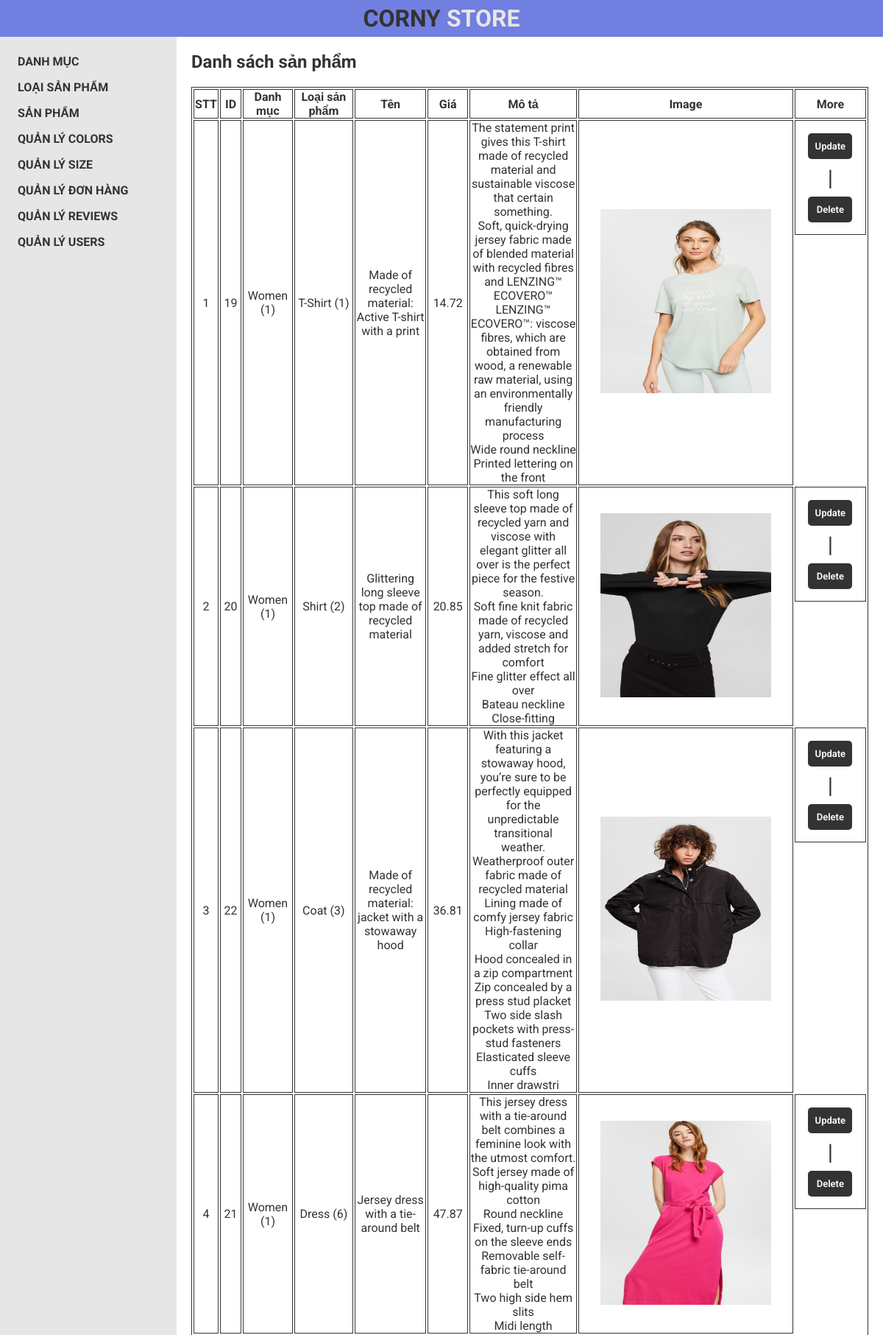
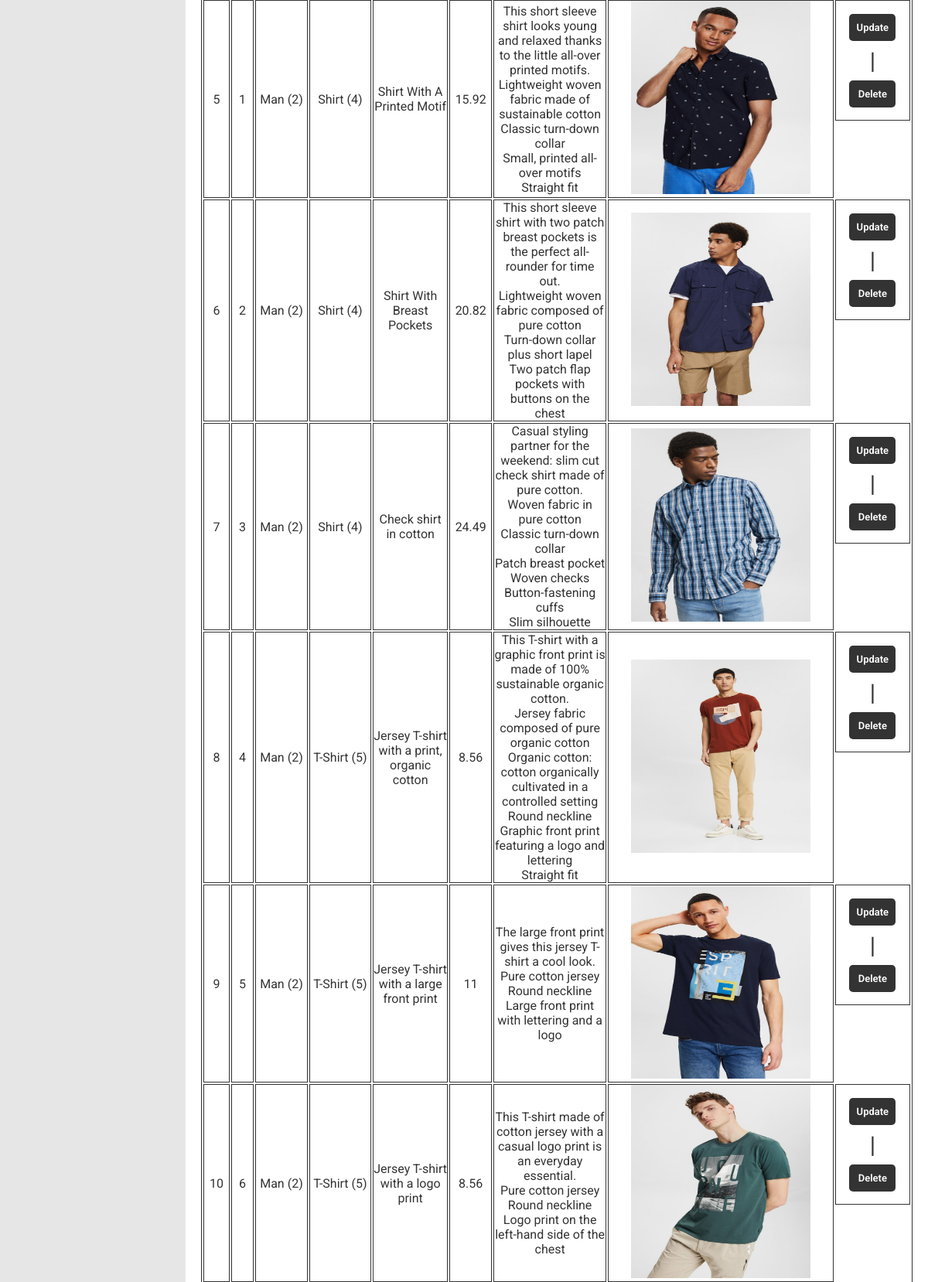
Page /admin/product/product_show.php (signed in, upper part) on the committed database (2 pictures, top to bottom).
### tables this page shows
CREATE TABLE `product` (
  `product_id` int(11) NOT NULL,
  `category_id` int(11) NOT NULL,
  `product_type_id` int(11) NOT NULL,
  `product_name` varchar(255) NOT NULL,
  `product_price` varchar(255) NOT NULL,
  `product_desc` varchar(500) NOT NULL,
  `product_img` varchar(1000) NOT NULL,
  `date_insert` datetime NOT NULL DEFAULT current_timestamp(),
  `date_update` datetime NOT NULL DEFAULT current_timestamp() ON UPDATE current_timestamp()
);

CREATE TABLE `category` (
  `category_id` int(11) NOT NULL,
  `category_name` varchar(50) NOT NULL
);

CREATE TABLE `product_type` (
  `product_type_id` int(11) NOT NULL,
  `category_id` int(11) NOT NULL,
  `product_type_name` varchar(255) NOT NULL
);

### admin/class/product_class.php (called while the page is built, shortened)
<?php
class Product {
    public $connect;
    public function __construct($host, $user, $pw, $db_name) {
        $this->connect = new mysqli($host, $user, $pw, $db_name);
    }
    public function show_product() {
        $query = "SELECT a.*, b.product_type_name, c.category_name
        FROM product a
        INNER JOIN product_type b on a.product_type_id = b.product_type_id
        INNER JOIN category c on b.category_id = c.category_id
        ORDER BY a.category_id, a.product_type_id";
        $result = mysqli_query($this->connect, $query);
        return $result;
    }
}
?>

### admin/product/product_show.php (the view, shortened to what this page needs)
<?php
    include "../layouts/header.php";
    include "../class/product_class.php";
?>
<?php
    $product = new Product(DB_HOST, DB_USER, DB_PASS, DB_NAME);
    $show_product = $product->show_product();
?>
    <div class="right_contents">
        <div class="right_contents-item right_contents-category_add">
            <h1>Danh sách sản phẩm</h1>
            <table style="overflow-x: scroll">
                <tr>
                    <th width="3% ">STT</th>
                    <th width="3% ">ID</th>
                    <th width="5%">Danh mục</th>
                    <th width="5%">Loại sản phẩm</th>
                    <th width="10%">Tên</th>
                    <th width="5%">Giá</th>
                    <th width="15%">Mô tả</th>
                    <th width="30%">Image</th>
                    <th width="10%">More</th>
                </tr>
                <?php
                if(mysqli_num_rows($show_product) > 0) {
                    $stt=0;
                    while($row = mysqli_fetch_assoc($show_product)) {
                        $stt++;
                ?>
                <tr>
                    <td><?php echo $stt ?></td>
                    <td><?php echo $row['product_id'] ?></td>
                    <td><?php echo $row['category_name'].' ('.$row['category_id'].') ' ?></td>
                    <td><?php echo $row['product_type_name'].' ('.$row['product_type_id'].') ' ?></td>
                    <td><?php echo $row['product_name'] ?></td>
                    <td><?php echo $row['product_price'] ?></td>
                    <td><?php echo $row['product_desc'] ?></td>
                    <td>
                        <img src="<?php echo "../uploads/".$row['product_img']?>"
                        width="80%" style="height:250px;" alt="">
                    </td>
                    <td class="interact" style="min-height: 156px">
                        <a class="btn update"
                        href="product_update.php?
                        product_id=<?php echo $row['product_id']?>&
                        category_id=<?php echo $row['category_id']?>&
                        product_type_id=<?php echo $row['product_type_id']?>">
                            Update
                        </a> |
                        <a class="btn delete"
                        href="product_delete.php?
                        product_id=<?php echo $row['product_id']?>">
                            Delete
                        </a>
                    </td>
                </tr>
                <?php }}?>
            </table>
        </div>
    </div>
<?php
    include "../layouts/footer.php";
?>

### assets/css/layouts_css/style.css (style rules this page uses)
* { margin: 0; padding: 0; box-sizing: border-box; font-family: 'Roboto', sans-serif; color: var(--dark); transition: all .2s linear; scroll-behavior: smooth; }
:root { --dark-bg: rgb(34, 34, 34); --dark: #333333; --light-bg: #fff; --light-bg_features: #f3f3f3; --light-border_features: #d9d9d9; --light-search-bg: rgba(255,255,255,0.9); --light-price: #666; --light-text: #888888; --light-btn: #e6e6e6; --light-text-footer: #b2b2b2; --blue: rgb(113, 127, 224); --blue-blur: rgba(113, 127, 224, 0.8); --blue-heart: rgb(103,116,213); --blue-text-footer: #007bff; --blue-hover: #0056b3; --shadow: rgb(0 0 0 / 20%); --overlay-bg: rgba(0,0,0,0.6); --green_success: #408140; --red_alert: rgb(244,67,54); }
body { position: relative; }
ul { list-style: none; }
a { text-decoration: none; }
.btn { display: flex; justify-content: center; align-items: center; width: fit-content; min-width: 180px; height: 46px; background-color: var(--blue); color: var(--light-bg); border-radius: 23px; font-size: 15px; font-weight: 600; cursor: pointer; }

### admin/css/style.css (style rules this page uses)
body { height: 100vh; }
ul { list-style: none; }
a { text-decoration: none; color: var(--dark); }
.right_contents { width: calc(100% - 20%); }
.right_contents { height: calc(100vh - 50px); padding: 20px; overflow-y: scroll; }
.right_contents h1 { display: block; padding-bottom: 20px; }
.right_contents-item .btn { margin: 8px 0; font-size: 18px; background-color: var(--dark); min-width: 120px; height: 35px; border-radius: 5px; }
.right_contents table { width: 100%; border: 1px solid var(--dark); }
.right_contents table tr th { border: 1px solid var(--dark); }
.right_contents table tr td { text-align: center; border: 1px solid var(--dark); }
.interact { display: flex; justify-content: center; align-items: center; font-size: 30px; }
.interact .btn { min-width: 60px; height: 35px; font-size: 13px; }

### admin/product/product_show.php (style rules this page uses)
td { object-fit: fit-content; max-width: 200px; word-wrap: break-word; }
.interact { flex-direction: column; }

### rows in the picture
product: product_id "19", category.category_name "Women", category "1", product_type.product_type_name "T-Shirt", product_type "1", product_name "Made of recycled material: Active T-shirt with a print", product_price "14.72", product_desc "The statement print gives this T-shirt made of recycled material and sustainable viscose that certain something. Soft, quick-drying jersey fabric made of blended material with recycled fibres and LENZING™ ECOVERO™ LENZING™ ECOVERO™: viscose fibres, which are obtained from wood, a renewable raw material, using an environmentally friendly manufacturing process Wide round neckline Printed lettering on the front", product_img (picture)
product: product_id "20", category.category_name "Women", category "1", product_type.product_type_name "Shirt", product_type "2", product_name "Glittering long sleeve top made of recycled material", product_price "20.85", product_desc "This soft long sleeve top made of recycled yarn and viscose with elegant glitter all over is the perfect piece for the festive season. Soft fine knit fabric made of recycled yarn, viscose and added stretch for comfort Fine glitter effect all over Bateau neckline Close-fitting", product_img (picture)
product: product_id "22", category.category_name "Women", category "1", product_type.product_type_name "Coat", product_type "3", product_name "Made of recycled material: jacket with a stowaway hood", product_price "36.81", product_desc "With this jacket featuring a stowaway hood, you’re sure to be perfectly equipped for the unpredictable transitional weather. Weatherproof outer fabric made of recycled material Lining made of comfy jersey fabric High-fastening collar Hood concealed in a zip compartment Zip concealed by a press stud placket Two side slash pockets with press-stud fasteners Elasticated sleeve cuffs Inner drawstri", product_img (picture)
product: product_id "21", category.category_name "Women", category "1", product_type.product_type_name "Dress", product_type "6", product_name "Jersey dress with a tie-around belt", product_price "47.87", product_desc "This jersey dress with a tie-around belt combines a feminine look with the utmost comfort. Soft jersey made of high-quality pima cotton Round neckline Fixed, turn-up cuffs on the sleeve ends Removable self-fabric tie-around belt Two high side hem slits Midi length", product_img (picture)
product: product_id "1", category.category_name "Man", category "2", product_type.product_type_name "Shirt", product_type "4", product_name "Shirt With A Printed Motif", product_price "15.92", product_desc "This short sleeve shirt looks young and relaxed thanks to the little all-over printed motifs. Lightweight woven fabric made of sustainable cotton Classic turn-down collar Small, printed all-over motifs Straight fit", product_img (picture)
product: product_id "2", category.category_name "Man", category "2", product_type.product_type_name "Shirt", product_type "4", product_name "Shirt With Breast Pockets", product_price "20.82", product_desc "This short sleeve shirt with two patch breast pockets is the perfect all-rounder for time out. Lightweight woven fabric composed of pure cotton Turn-down collar plus short lapel Two patch flap pockets with buttons on the chest", product_img (picture)
product: product_id "3", category.category_name "Man", category "2", product_type.product_type_name "Shirt", product_type "4", product_name "Check shirt in cotton", product_price "24.49", product_desc "Casual styling partner for the weekend: slim cut check shirt made of pure cotton. Woven fabric in pure cotton Classic turn-down collar Patch breast pocket Woven checks Button-fastening cuffs Slim silhouette", product_img (picture)
product: product_id "4", category.category_name "Man", category "2", product_type.product_type_name "T-Shirt", product_type "5", product_name "Jersey T-shirt with a print, organic cotton", product_price "8.56", product_desc "This T-shirt with a graphic front print is made of 100% sustainable organic cotton. Jersey fabric composed of pure organic cotton Organic cotton: cotton organically cultivated in a controlled setting Round neckline Graphic front print featuring a logo and lettering Straight fit", product_img (picture)
product: product_id "5", category.category_name "Man", category "2", product_type.product_type_name "T-Shirt", product_type "5", product_name "Jersey T-shirt with a large front print", product_price "11", product_desc "The large front print gives this jersey T-shirt a cool look. Pure cotton jersey Round neckline Large front print with lettering and a logo", product_img (picture)
product: product_id "6", category.category_name "Man", category "2", product_type.product_type_name "T-Shirt", product_type "5", product_name "Jersey T-shirt with a logo print", product_price "8.56", product_desc "This T-shirt made of cotton jersey with a casual logo print is an everyday essential. Pure cotton jersey Round neckline Logo print on the left-hand side of the chest", product_img (picture)
